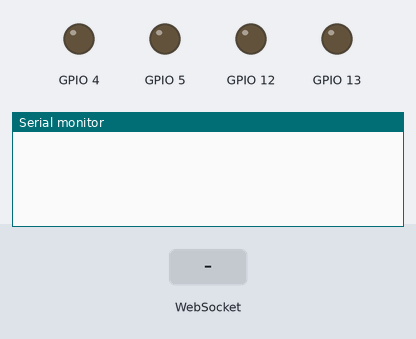
Simulated run of this sketch. Board: ESP8266 (NodeMCU). Shown: output pins drawn as LEDs (lit = HIGH), the last lines printed to the serial monitor. Inputs (shaded band) come from the test bench. WiFi joins after 1.5 s; servers stay silent unless stated.

Above: at 2.7 s.
2.8 s: WebSocket text "backward" received
At 3.7 s:
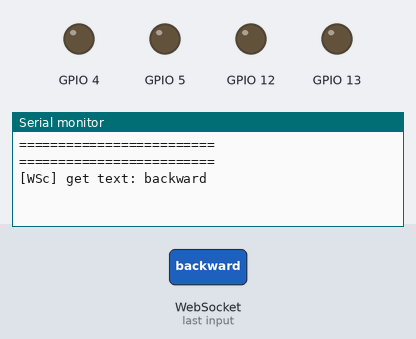
4.3 s: WebSocket text "rightward" received
At 4.8 s:
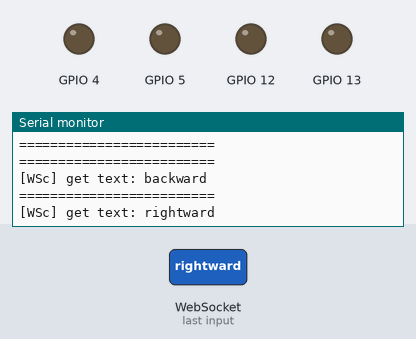
5.8 s: WebSocket text "forward" received
At 7.1 s:
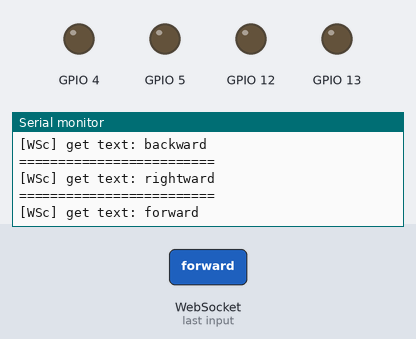

The sketch:

conexion_basica.ino
```cpp
#include <Arduino.h>

#include <ESP8266WiFi.h>
#include <ESP8266WiFiMulti.h>

#include <WebSocketsClient.h>


ESP8266WiFiMulti WiFiMulti;
WebSocketsClient webSocket;


// SETUP
void setup() {

  Serial.begin(115200);

  WiFiMulti.addAP("LUZMARINA", "+6-5LJB%=*M4j4l452. 47");


  while (WiFiMulti.run() != WL_CONNECTED) {

    Serial.println("connecting...");
    delay(100);
  }

  webSocket.begin("192.168.0.5", 3009, "/socket.io/?transport=websocket");
  webSocket.onEvent(icarusEvent);

  pinMode(13, OUTPUT);
  pinMode(12, OUTPUT);
  pinMode(5, OUTPUT);
  pinMode(4, OUTPUT);
}

// LOOP
void loop() {

  webSocket.loop();
}

void icarusEvent(WStype_t type, uint8_t * payload, size_t length) {

  Serial.println("=========================");


  switch(type) {

    case WStype_TEXT: {
        Serial.printf("[WSc] get text: %s\n", payload);


        String response = (char*)payload;

        if (response.indexOf("backward") > 0) {
          Serial.printf("hacia atras");
          digitalWrite(13, HIGH);
          delay(1000);
          digitalWrite(13, LOW);
        }

        if (response.indexOf("rightward") > 0) {
          Serial.printf("hacia derecha");
          digitalWrite(5, HIGH);
          delay(1000);
          digitalWrite(5, LOW);
        }

        if (response.indexOf("forward") > 0) {
          Serial.printf("hacia delante");
          digitalWrite(12, HIGH);
          delay(1000);
          digitalWrite(12, LOW);
        }

        if (response.indexOf("leftward") > 0) {
          Serial.printf("hacia izquierda");
          digitalWrite(4, HIGH);
          delay(1000);
          digitalWrite(4, LOW);
        }

      }
      break;

    }

}
```

Measured:
- after the input at 2.8 s, the serial monitor: prints a new line at once (image 1)
- after the input at 4.3 s, the serial monitor: prints a new line at once (image 2)
- after the input at 5.8 s, the serial monitor: prints a new line at once (image 3)
